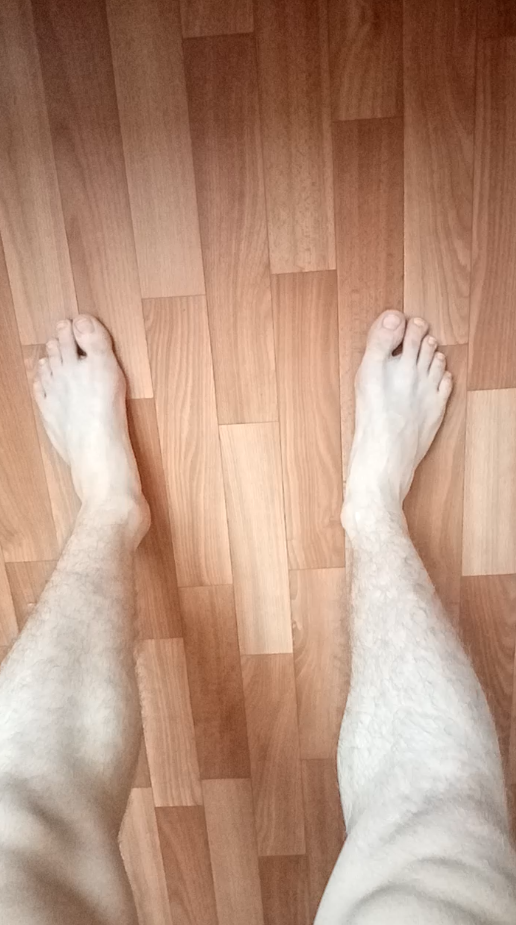
#> input picture TEAM C/UNet/마민정/train/img/1.png, 516 x 925 px, found by its file name; its folder holds only this picture in this run
$ jupyter execute --allow-errors image_agumentation.ipynb
#> lines starting #> are read from the running program, lines starting #| are printed output that depends on the picture
# Data agumentation train img

[cell 1]
import random
import numpy as np
import os
from PIL import Image

file_path = 'data4/train/img'
file_names = os.listdir(file_path)

for file_name in file_names:
     image = Image.open(os.path.join(file_path,file_name))
#> image is the input picture: PIL image 516x925 RGB; mean R, G, B 183.3, 148, 127.7
     inverted_image = image.transpose(Image.FLIP_LEFT_RIGHT)
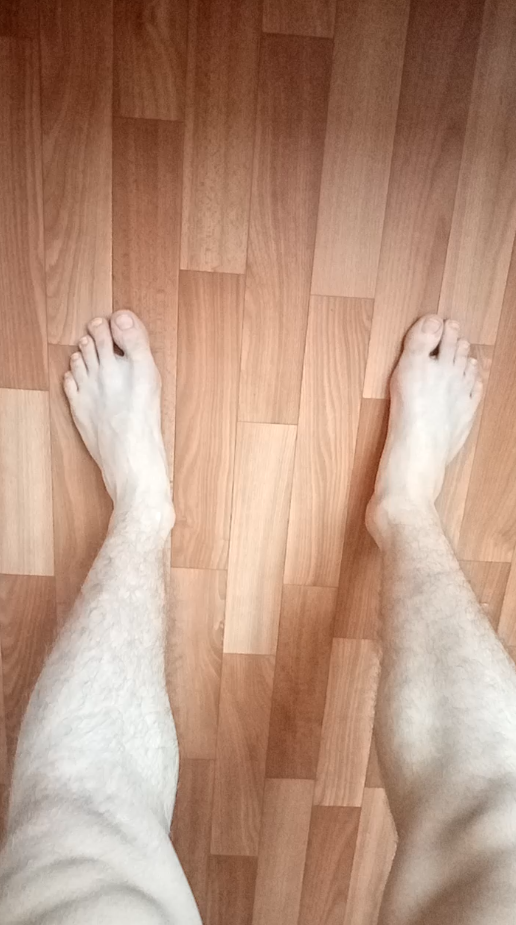
#> inverted_image: PIL image 516x925 RGB; mean R, G, B 183.3, 148, 127.7
     inverted_image.save(file_path + '/inverted_' + file_name)
     rotated_image = image.rotate(random.randrange(-20, 20))
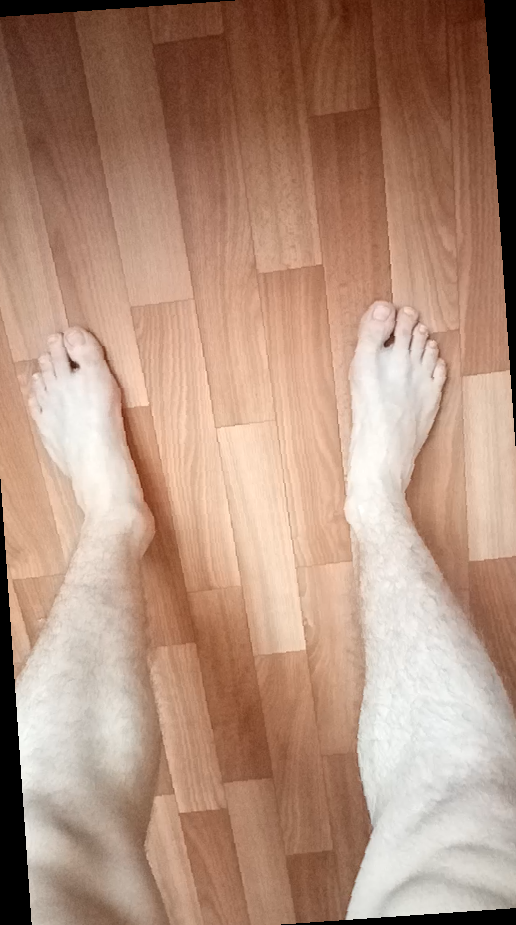
#> rotated_image: PIL image 516x925 RGB; mean R, G, B 177.7, 143.6, 124.1
     rotated_image.save(file_path + '/rotated_' + file_name)
     inverted_image2 = image.transpose(Image.FLIP_TOP_BOTTOM)
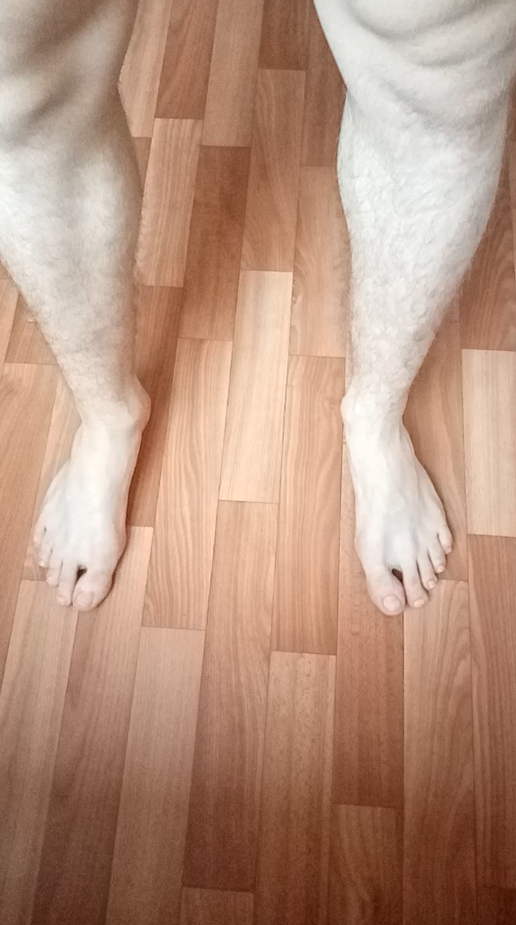
#> inverted_image2: PIL image 516x925 RGB; mean R, G, B 183.3, 148, 127.7
     inverted_image2.save(file_path + '/inverted2_' + file_name)

$ run again, on TEAM C/UNet/마민정/train/img/13.png
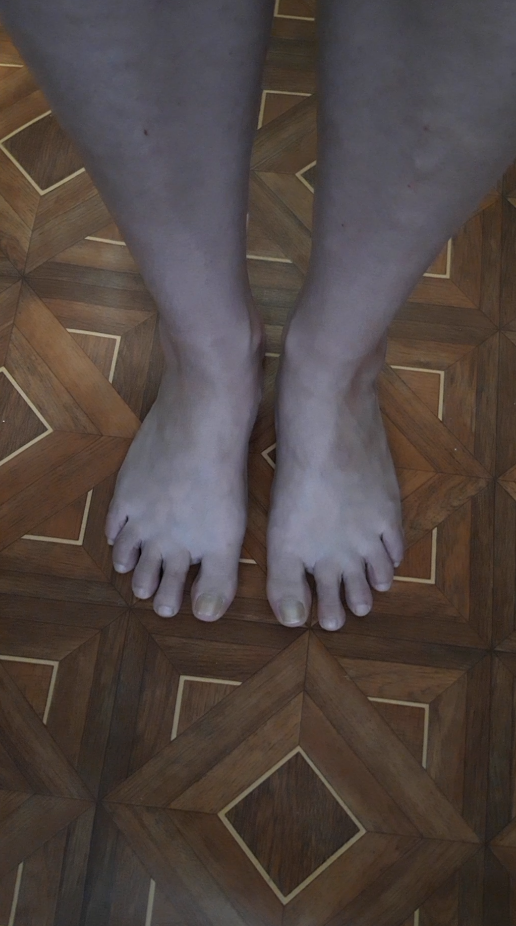
#> input picture TEAM C/UNet/마민정/train/img/13.png, 516 x 926 px, found by its file name
#> image is the input picture: PIL image 516x926 RGB; mean R, G, B 80.9, 70.3, 66.8
#> `inverted_image = image.transpose(Image.FLIP_LEFT_RIGHT)`:
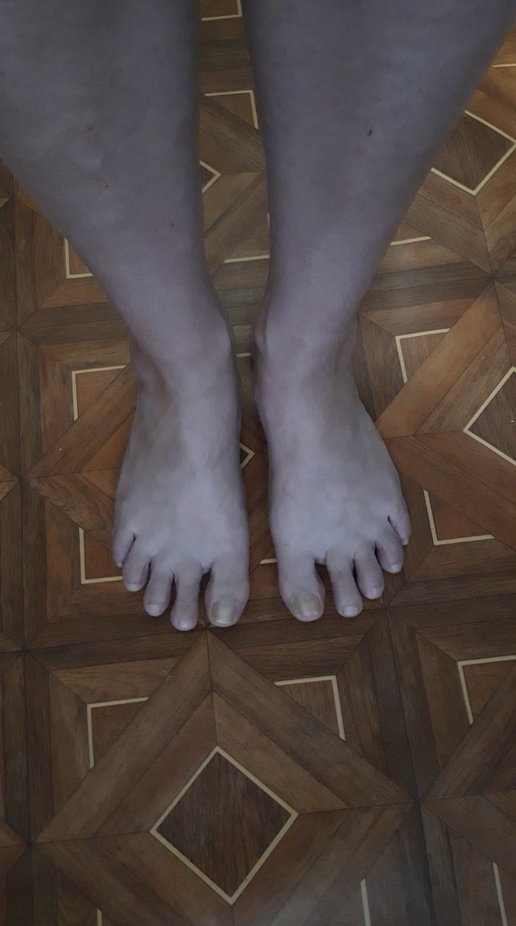
#> inverted_image: PIL image 516x926 RGB; mean R, G, B 80.9, 70.3, 66.8
#> `inverted_image2 = image.transpose(Image.FLIP_TOP_BOTTOM)`:
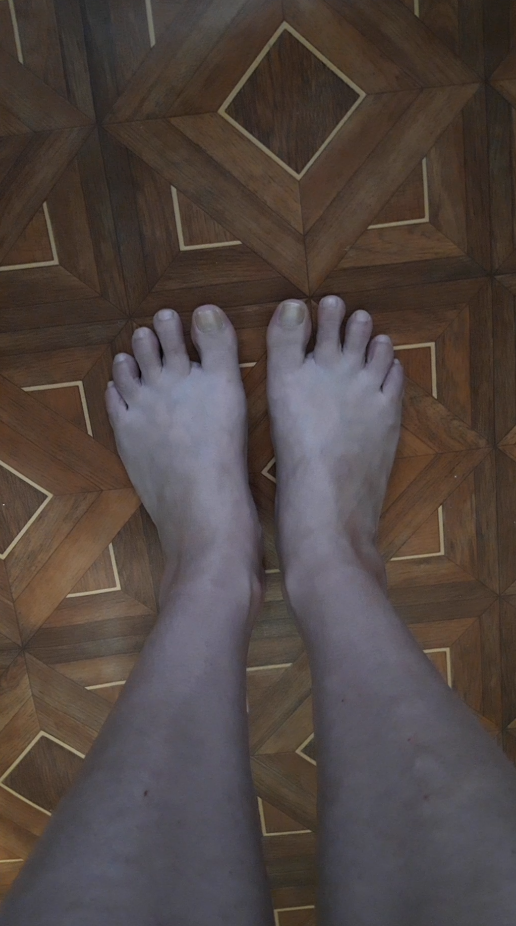
#> inverted_image2: PIL image 516x926 RGB; mean R, G, B 80.9, 70.3, 66.8

$ run again, on TEAM C/UNet/마민정/train/img/14.png
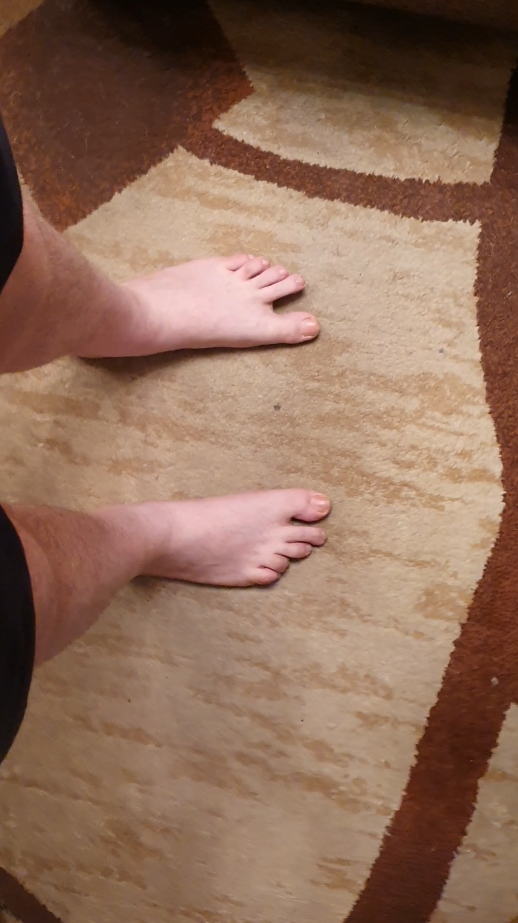
#> input picture TEAM C/UNet/마민정/train/img/14.png, 518 x 923 px, found by its file name
#> image is the input picture: PIL image 518x923 RGB; mean R, G, B 143.4, 109.4, 89.8
#> `inverted_image = image.transpose(Image.FLIP_LEFT_RIGHT)`:
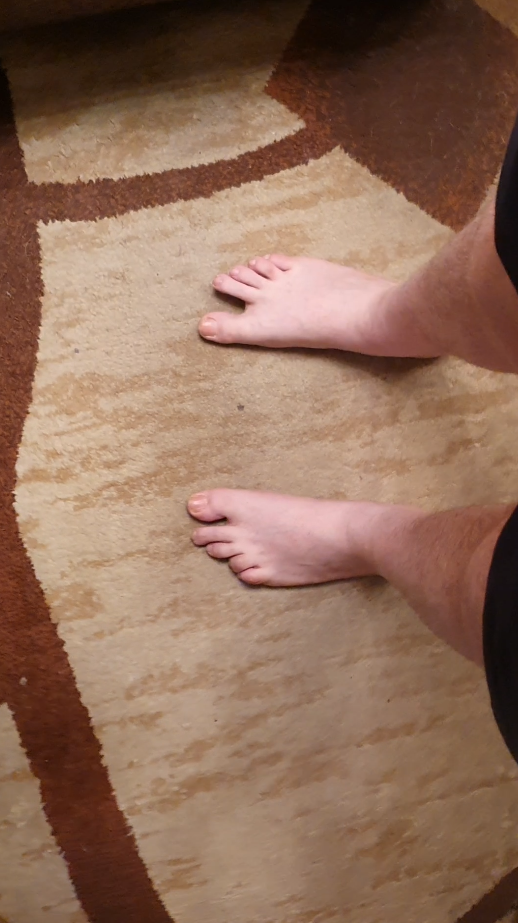
#> inverted_image: PIL image 518x923 RGB; mean R, G, B 143.4, 109.4, 89.8
#> `inverted_image2 = image.transpose(Image.FLIP_TOP_BOTTOM)`:
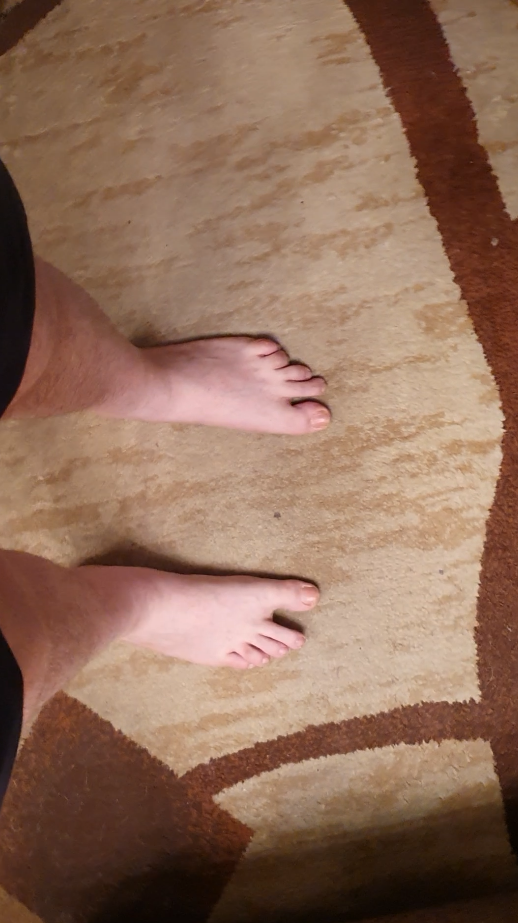
#> inverted_image2: PIL image 518x923 RGB; mean R, G, B 143.4, 109.4, 89.8

$ run again, on TEAM C/UNet/마민정/train/img/15.png
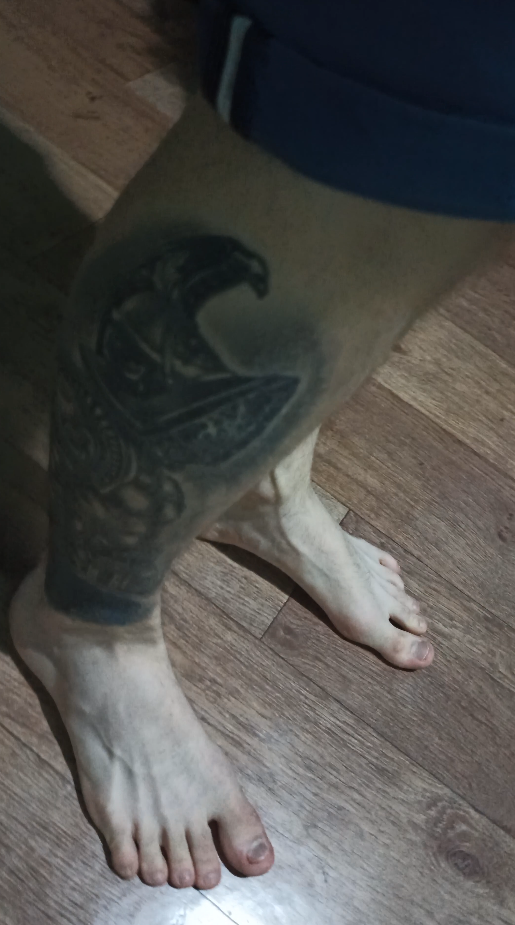
#> input picture TEAM C/UNet/마민정/train/img/15.png, 515 x 925 px, found by its file name
#> image is the input picture: PIL image 515x925 RGB; mean R, G, B 81.3, 80, 77.1
#> `inverted_image = image.transpose(Image.FLIP_LEFT_RIGHT)`:
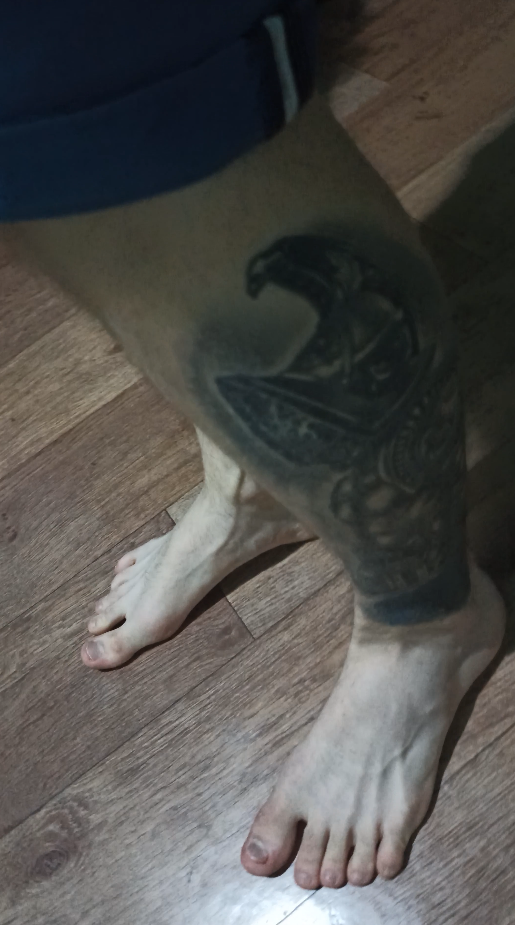
#> inverted_image: PIL image 515x925 RGB; mean R, G, B 81.3, 80, 77.1
#> `inverted_image2 = image.transpose(Image.FLIP_TOP_BOTTOM)`:
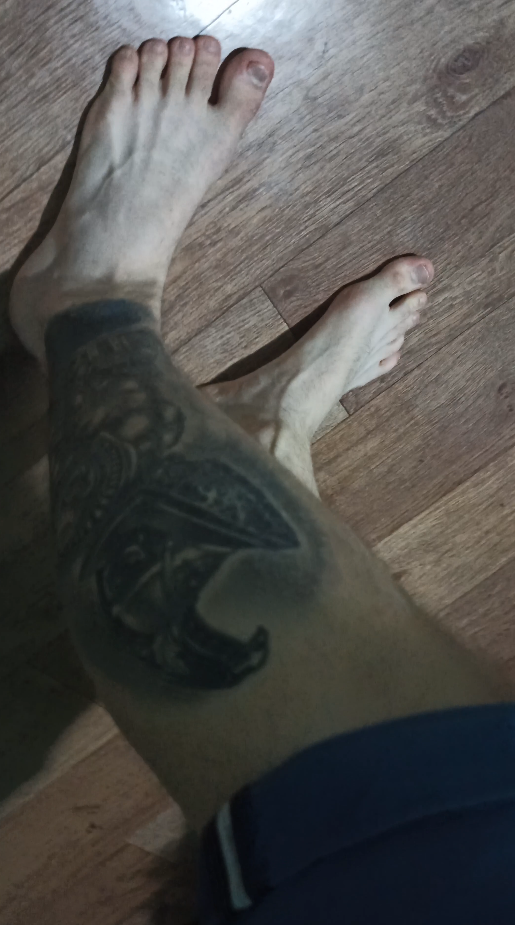
#> inverted_image2: PIL image 515x925 RGB; mean R, G, B 81.3, 80, 77.1

$ run again, on TEAM C/UNet/마민정/train/img/10.png
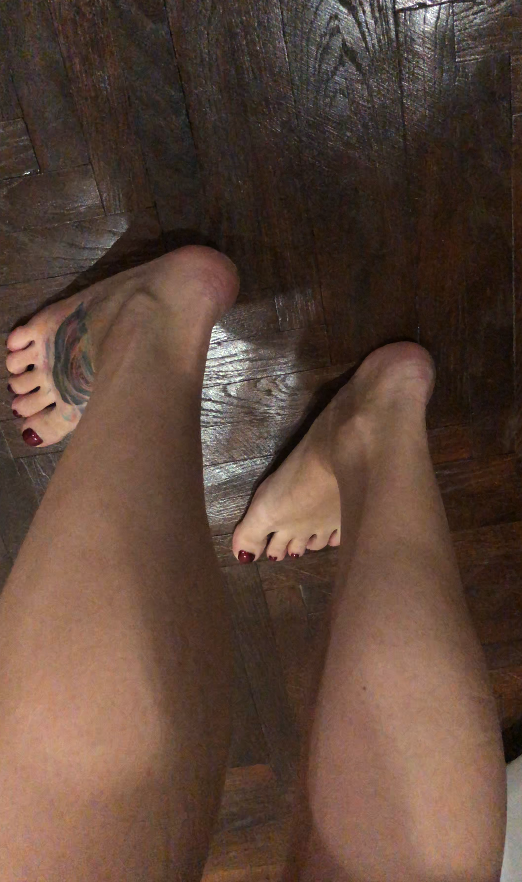
#> input picture TEAM C/UNet/마민정/train/img/10.png, 522 x 882 px, found by its file name
#> image is the input picture: PIL image 522x882 RGB; mean R, G, B 92.9, 69.8, 57.7
#> `inverted_image = image.transpose(Image.FLIP_LEFT_RIGHT)`:
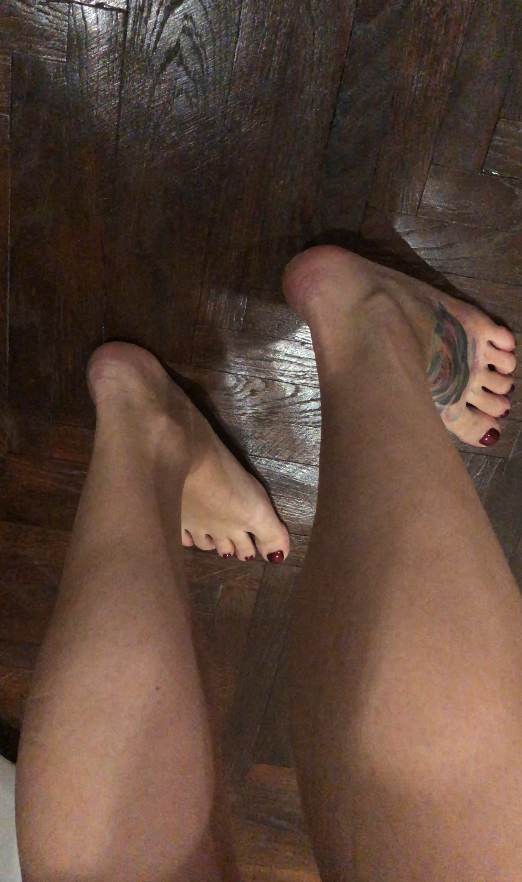
#> inverted_image: PIL image 522x882 RGB; mean R, G, B 92.9, 69.8, 57.7
#> `inverted_image2 = image.transpose(Image.FLIP_TOP_BOTTOM)`:
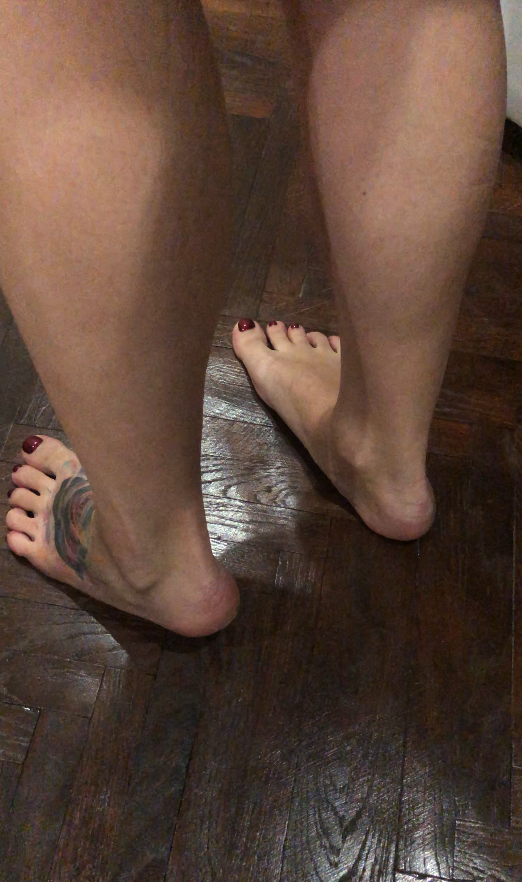
#> inverted_image2: PIL image 522x882 RGB; mean R, G, B 92.9, 69.8, 57.7
